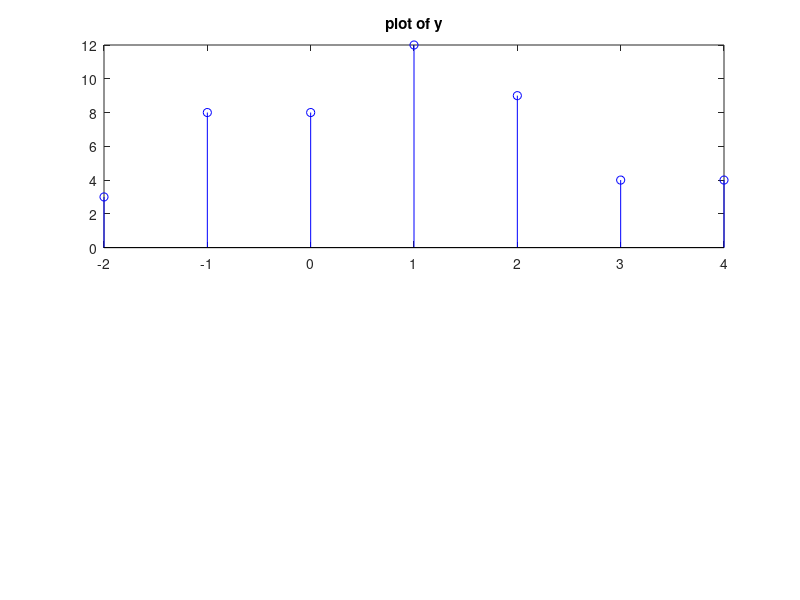

Write MATLAB code to recreate this figure.
clc;

clear all;
x=[3,2,1,2];
h=[1,2,1,2];

l1=length(x);
l2=length(h);

m=l1+l2-1;
z=zeros(1,m);
xn=[x,zeros(1,l2-1)];
disp(xn);

hn=[h,zeros(1,l1-1)];
disp(hn);



for i=1:m
  for j=1:i
    z(i)=z(i)+xn(j)*hn(i-j+1);
  endfor
endfor

disp(z);


indexofz = -2:(length(x)+length(h)-4);
subplot(2,1,1);
stem(indexofz,z,'b');
title('plot of y');